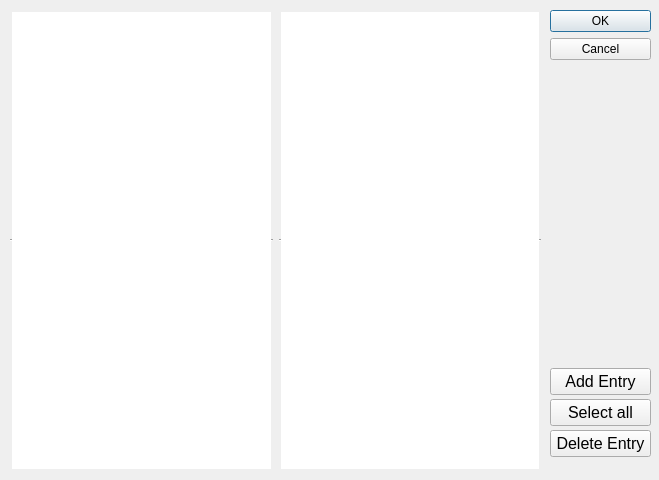
<?xml version="1.0" encoding="UTF-8"?>
<ui version="4.0">
 <class>dumpOrganizer</class>
 <widget class="QDialog" name="dumpOrganizer">
  <property name="geometry">
   <rect>
    <x>0</x>
    <y>0</y>
    <width>659</width>
    <height>480</height>
   </rect>
  </property>
  <property name="windowTitle">
   <string>idDump Organizer</string>
  </property>
  <widget class="QWidget" name="horizontalLayoutWidget">
   <property name="geometry">
    <rect>
     <x>10</x>
     <y>10</y>
     <width>531</width>
     <height>461</height>
    </rect>
   </property>
   <layout class="QHBoxLayout" name="listViewLayout">
    <item>
     <widget class="QListView" name="currentSelection">
      <property name="font">
       <font>
        <pointsize>12</pointsize>
       </font>
      </property>
      <property name="frameShape">
       <enum>QFrame::HLine</enum>
      </property>
      <property name="autoScroll">
       <bool>true</bool>
      </property>
      <property name="editTriggers">
       <set>QAbstractItemView::NoEditTriggers</set>
      </property>
      <property name="showDropIndicator" stdset="0">
       <bool>false</bool>
      </property>
      <property name="dragEnabled">
       <bool>false</bool>
      </property>
      <property name="alternatingRowColors">
       <bool>false</bool>
      </property>
      <property name="gridSize">
       <size>
        <width>0</width>
        <height>0</height>
       </size>
      </property>
      <property name="uniformItemSizes">
       <bool>true</bool>
      </property>
      <property name="selectionRectVisible">
       <bool>true</bool>
      </property>
      <property name="itemAlignment">
       <set>Qt::AlignLeading</set>
      </property>
     </widget>
    </item>
    <item>
     <widget class="QListView" name="activeItems">
      <property name="font">
       <font>
        <pointsize>12</pointsize>
       </font>
      </property>
      <property name="acceptDrops">
       <bool>true</bool>
      </property>
      <property name="frameShape">
       <enum>QFrame::HLine</enum>
      </property>
      <property name="editTriggers">
       <set>QAbstractItemView::NoEditTriggers</set>
      </property>
      <property name="showDropIndicator" stdset="0">
       <bool>false</bool>
      </property>
      <property name="dragEnabled">
       <bool>false</bool>
      </property>
      <property name="alternatingRowColors">
       <bool>false</bool>
      </property>
      <property name="uniformItemSizes">
       <bool>true</bool>
      </property>
      <property name="selectionRectVisible">
       <bool>true</bool>
      </property>
      <property name="itemAlignment">
       <set>Qt::AlignLeading</set>
      </property>
     </widget>
    </item>
   </layout>
  </widget>
  <widget class="QWidget" name="verticalLayoutWidget">
   <property name="geometry">
    <rect>
     <x>550</x>
     <y>360</y>
     <width>101</width>
     <height>101</height>
    </rect>
   </property>
   <layout class="QVBoxLayout" name="verticalLayout">
    <property name="spacing">
     <number>0</number>
    </property>
    <property name="sizeConstraint">
     <enum>QLayout::SetDefaultConstraint</enum>
    </property>
    <property name="topMargin">
     <number>4</number>
    </property>
    <item>
     <widget class="QPushButton" name="add_entry_button">
      <property name="sizePolicy">
       <sizepolicy hsizetype="Preferred" vsizetype="Fixed">
        <horstretch>0</horstretch>
        <verstretch>0</verstretch>
       </sizepolicy>
      </property>
      <property name="baseSize">
       <size>
        <width>0</width>
        <height>0</height>
       </size>
      </property>
      <property name="font">
       <font>
        <pointsize>12</pointsize>
       </font>
      </property>
      <property name="text">
       <string>Add Entry</string>
      </property>
      <property name="iconSize">
       <size>
        <width>16</width>
        <height>16</height>
       </size>
      </property>
     </widget>
    </item>
    <item>
     <widget class="QPushButton" name="select_all_button">
      <property name="sizePolicy">
       <sizepolicy hsizetype="Preferred" vsizetype="Fixed">
        <horstretch>0</horstretch>
        <verstretch>0</verstretch>
       </sizepolicy>
      </property>
      <property name="baseSize">
       <size>
        <width>0</width>
        <height>0</height>
       </size>
      </property>
      <property name="font">
       <font>
        <pointsize>12</pointsize>
       </font>
      </property>
      <property name="text">
       <string>Select all</string>
      </property>
      <property name="iconSize">
       <size>
        <width>16</width>
        <height>16</height>
       </size>
      </property>
     </widget>
    </item>
    <item>
     <widget class="QPushButton" name="delete_entry_button">
      <property name="sizePolicy">
       <sizepolicy hsizetype="Preferred" vsizetype="Fixed">
        <horstretch>0</horstretch>
        <verstretch>0</verstretch>
       </sizepolicy>
      </property>
      <property name="baseSize">
       <size>
        <width>0</width>
        <height>0</height>
       </size>
      </property>
      <property name="font">
       <font>
        <pointsize>12</pointsize>
       </font>
      </property>
      <property name="text">
       <string>Delete Entry</string>
      </property>
      <property name="iconSize">
       <size>
        <width>16</width>
        <height>16</height>
       </size>
      </property>
     </widget>
    </item>
   </layout>
  </widget>
  <widget class="QDialogButtonBox" name="buttonBox">
   <property name="geometry">
    <rect>
     <x>550</x>
     <y>10</y>
     <width>101</width>
     <height>54</height>
    </rect>
   </property>
   <property name="orientation">
    <enum>Qt::Vertical</enum>
   </property>
   <property name="standardButtons">
    <set>QDialogButtonBox::Cancel|QDialogButtonBox::Ok</set>
   </property>
  </widget>
 </widget>
 <resources/>
 <connections/>
</ui>
